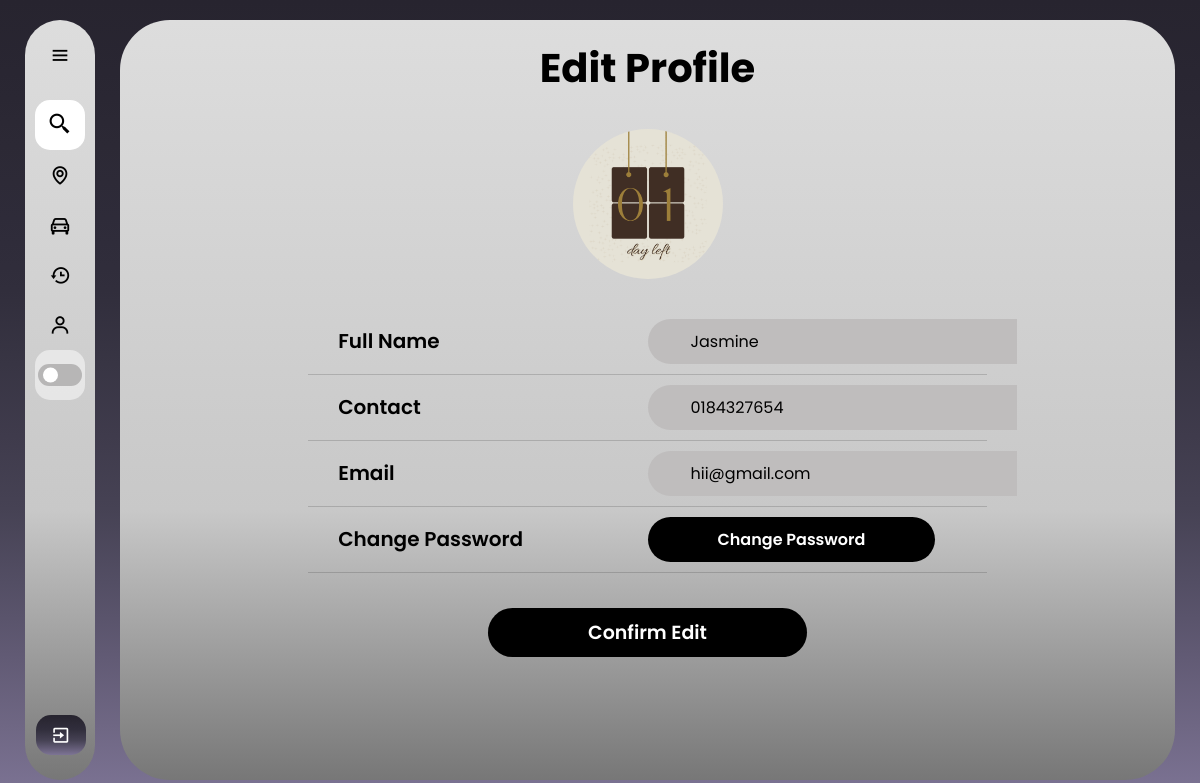
Before: /editprofile (signed in) with the older database file.
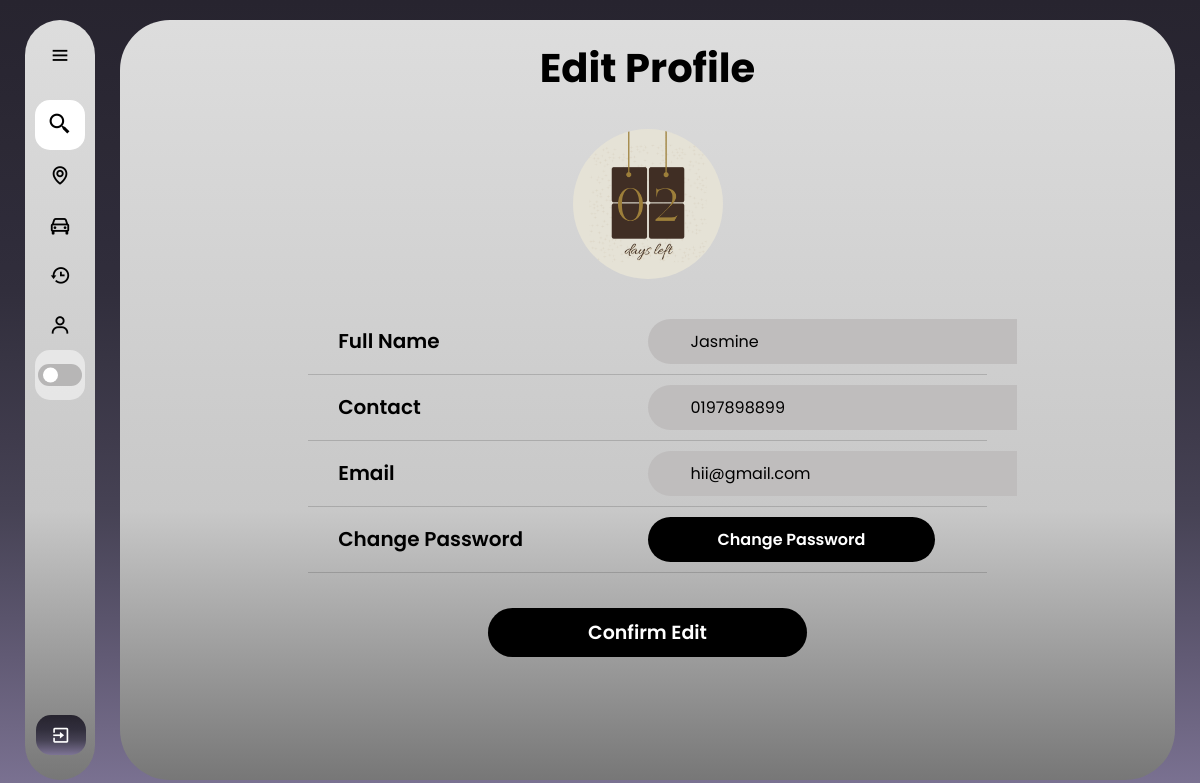
After: the same page with the newer database file.
### web/models.py (models this page shows)
class Profile(db.Model):
    id = db.Column(db.Integer, primary_key=True)
    fullName = db.Column(db.String(150))
    gender = db.Column(db.String(100), nullable=False)
    birthyear=db.Column(db.String(15), nullable=False)
    contact = db.Column(db.String(15), nullable=False)
    status = db.Column(db.String(20), nullable=False, default='APPROVING')
    profile_pic = db.Column(db.String(200), default="default.jpg")  # Make sure this column is present
    user_id = db.Column(db.Integer, db.ForeignKey('user.id'), nullable=False)

### web/routes.py (the view, shortened to what this page needs)
@bp.route('/editprofile', methods=['GET', 'POST'])
@login_required
def editprofile():
    profile = Profile.query.filter_by(user_id=current_user.id).first()
    if request.method == 'GET':
        if not profile:
            flash("Profile not found.", category="error")
            return redirect(url_for('main.base_profile'))
        return render_template('editprofile.html', profile=profile)

### web/templates/editprofile.html (shortened to what this page needs)
{% extends "base.html" %}
{% block content %}
<!DOCTYPE html>
<html lang="en">
<head>
    <link rel="stylesheet" href="../static/editprofile.css">
    <link href='https://unpkg.com/boxicons@2.1.4/css/boxicons.min.css' rel='stylesheet'>
</head>
<body>
    <div class="container">
        <h1>Edit Profile</h1>
        <div class="box">
            <div class="details">
                <form action="{{ url_for('main.editprofile') }}" method="POST" enctype="multipart/form-data">
                    <div class="wrapper">
                        {% if profile.profile_pic %}
                            <img id="profilePicPreview" src="{{ url_for('static', filename=profile.profile_pic.split('static/')[-1]) }}" alt="Profile Picture">
                        {% else %}
                            <img id="profilePicPreview" src="#" alt="Profile Picture">
                        {% endif %}
                    </div>
                    <div class="info">
                        <div class="row">
                            <div class="title">Full Name</div>
                            <div class="ans">
                                <input type="text" id="fullName" name="fullName" value="{{ profile.fullName }}" required>
                            </div>
                        </div>
                        <div class="row">
                            <div class="title">Contact</div>
                            <div class="ans">
                                <input type="text" id="contact" name="contact" value="{{ profile.contact }}" required>
                            </div>
                        </div>
                        <div class="row">
                            <div class="title">Email</div>
                            <div class="ans">
                                <input type="email" id="email" name="email" value="{{ current_user.email }}" required>
                            </div>
                        </div>
                        <div class="row">
                            <div class="title">Change Password</div>
                            <div class="ans">
                                <a href="{{ url_for('main.change_password') }}">
                                    <button type="button" class="btn1">Change Password</button>
                                </a>
                            </div>
                        </div>
                    </div>
                    <button type="submit" class="btn">Confirm Edit</button>
                </form>
            </div>
        </div>
    </div>
</body>
</html>
{% endblock %}

Changed rows visible on the page:
changed Profile "Jasmine": profile_pic: a different picture; contact "0184327654" → "0197898899"
